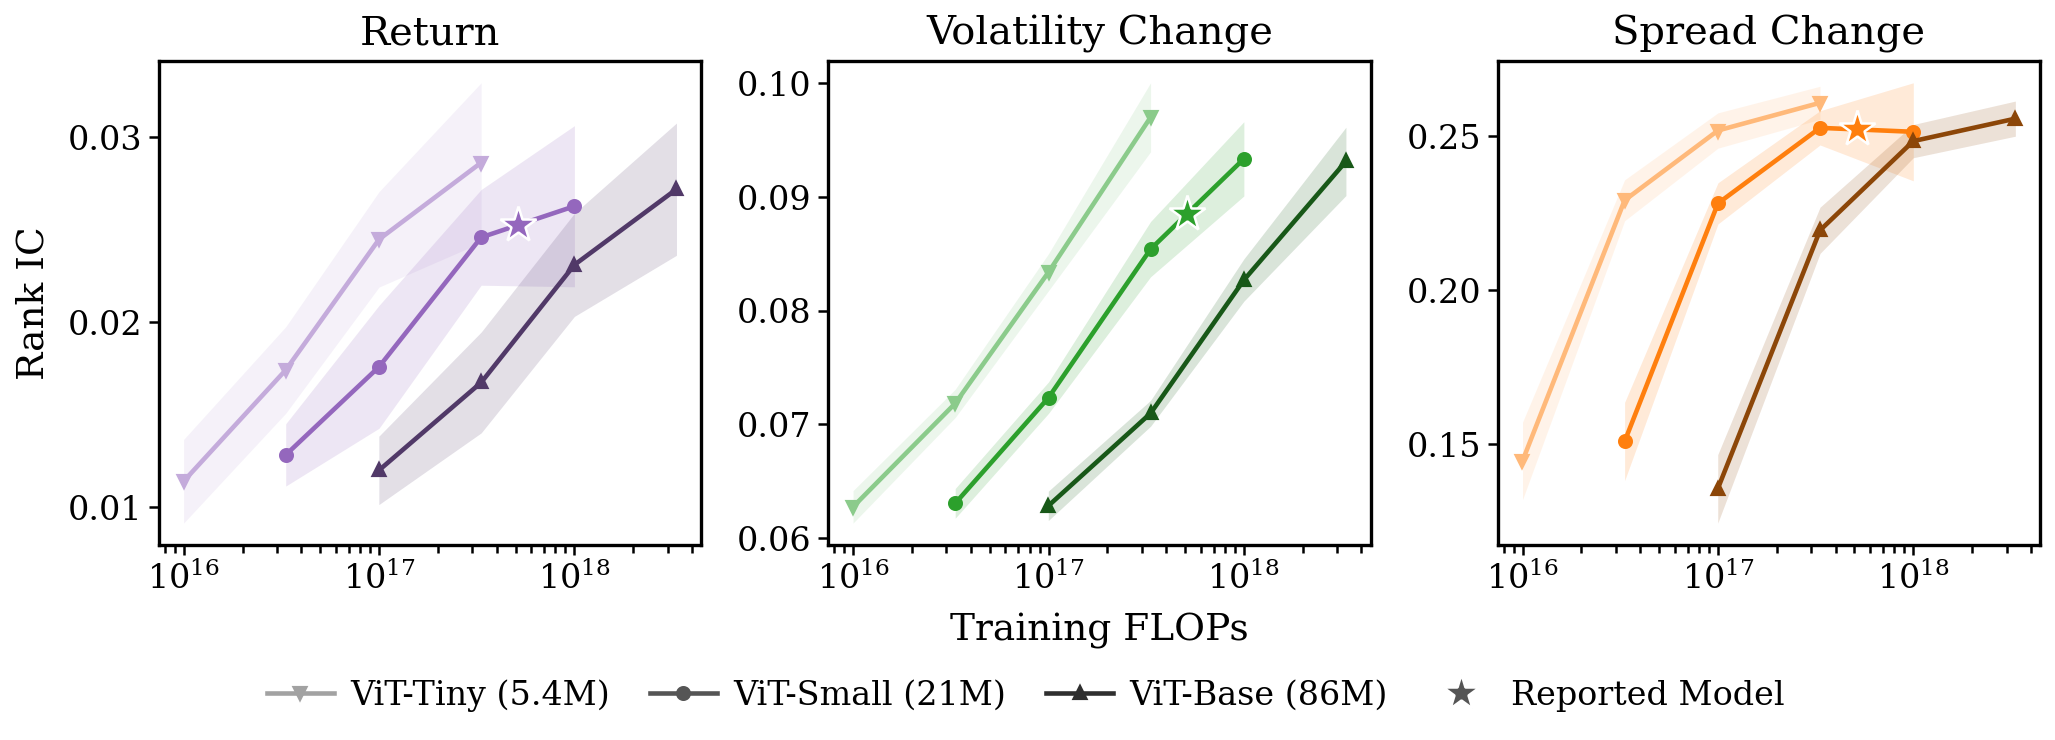

Source code (Python):
"""Rank IC against training compute, one curve per ViT scale.

THE FIGURE: three panels, one per target, x = training FLOPs (log), y = rank
IC on the held-out month averaged over the 31 reported months, one curve per
rung of VIT_SCALES (tiny / small / base). It is the supervised specialist's
scaling curve and nothing else is on it.

WHAT A POINT IS. Every checkpoint of a run is a point, and every point is an
ANNEALED model: the run holds a stable rate and at each FLOPs target leaves
it for a cooldown, saves, and returns (checkpoint.anneal_steps, set by
scripts/sweeps/supervised_scaling.sh from half-decade FLOPs targets). A
target costs the same FLOPs in every month of a scale -- same batch, same
view length, same architecture -- so the solid curve is the mean over months
at each target EVERY month reached, with the s.e. across months as the
band. The older ladder (raw stable-phase rungs, root annealed at each
month's own length) is still drawn if the metrics carry it: its root goes
hollow at the mean of the per-month (x, y), joined by a dotted stub.

THE SHADE IS THE SCALE, THE COLOR IS THE TARGET. The target owns its color
everywhere in the paper (SERIES_STYLES); within a panel the three scales are
three lightnesses of it, tiny lightest, and carry their own marker so they
survive greyscale. The shared legend therefore keys on shade and marker in
neutral grey, and the panel supplies the hue.

THE STAR IS THE REPORTED MODEL. The paper's supervised specialist is this
same ViT-Small trained the recipe's way -- twelve passes over the trailing
six months -- which is not a FLOPs target but a per-month amount of compute,
measured by scripts/eval/default_model_flops.py and averaged in log. The star
sits ON the Small curve at that compute: it marks WHERE THE REPORTED MODEL
SPENDS, not what it scored, so the reader can see how much of the curve the
paper is standing on and how much is headroom.

THE READOUT IS THE HEAD: the model's own forecast, scored in-job on the eval
month's panel (user, 2026-09-19; the sweeps run POST_TRAIN_PROBE=0, so no
probe is scored at all). ``--readout probe`` still draws the ridge readout
for a tree that happens to carry it, to supervised_scaling_probe.png.

    uv run scripts/eval/collect_supervised_scaling.py
    uv run plots/scaling/supervised_scaling.py
"""
from __future__ import annotations

import argparse
import json
import sys
from pathlib import Path

import matplotlib
matplotlib.use("Agg")
import matplotlib.colors as mcolors  # noqa: E402
import matplotlib.pyplot as plt  # noqa: E402
import numpy as np  # noqa: E402
from matplotlib.lines import Line2D  # noqa: E402

_PLOTS = Path(__file__).resolve().parents[1]
sys.path.insert(0, str(_PLOTS))
from style import (  # noqa: E402
    COMPACT_RC_PARAMS, SERIES_STYLES, WIDTH_FULL, add_bottom_legend,
    apply_style, save_figure, set_two_decimal_yticks)

METRICS_JSON = _PLOTS / "metrics/supervised_scaling.json"
DEFAULT_MODEL_JSON = _PLOTS / "metrics/supervised_default_model.json"

PANELS = (
    ("return_900", "Return", "supervised_return"),
    ("volatility_change_900", "Volatility Change", "supervised_vol"),
    ("spread_change_900", "Spread Change", "supervised_spread"),
)
# Drawn in this order, so the reported model's curve sits on top of tiny's.
SCALES = (
    # key,    label,        marker, lightness shift (+ toward white, - toward black)
    ("tiny",  "ViT-Tiny",   "v",    +0.45),
    ("small", "ViT-Small",  "o",     0.0),
    ("base",  "ViT-Base",   "^",    -0.45),
)
LEGEND_GREY = "#555555"


def floor_by_month(alpha: float = 10.0) -> dict:
    """``{(task, eval_month): Random ViT IC}`` -- Table 1's floor row.

    The three random-init seeds' full-pool probe, averaged, read through
    plots/core/probe_fit_table.py's own loader so the two cannot disagree.
    Used ONLY for the band (--floor-se): the curve stays raw IC.
    """
    sys.path.insert(0, str(Path(__file__).resolve().parents[1] / "core"))
    import probe_fit_table as pft  # noqa: E402
    ics, *_ = pft.load_results(alpha)
    acc: dict[tuple, list] = {}
    for seed in ("randinit_s42", "randinit_s43", "randinit_s44"):
        for task, by_month in ics.get(seed, {}).items():
            for ym, v in by_month.items():
                acc.setdefault((task, ym), []).append(v)
    return {k: float(np.mean(v)) for k, v in acc.items()}


def band_se(ys, months, task, floor) -> float:
    """s.e. across months of ``ys``, or of ``ys`` minus each month's floor.

    WHY THE FLOOR-ADJUSTED BAND. Most of the spread across months is the
    month being easy or hard for ANY encoder -- the Random ViT tracks the
    trained model's month means at r = +0.92 to +0.97 (variance_decomp) --
    and that shared difficulty is not uncertainty about the curve. The curve
    is still the raw mean IC; only its band is taken on the paired
    differences, which removes the month-difficulty term and leaves the
    variation in what the model adds.
    """
    ys = np.asarray(ys, dtype=float)
    if len(ys) < 2:
        return 0.0
    if floor is not None:
        missing = [m for m in months if (task, m) not in floor]
        if missing:
            raise SystemExit(f"no Random ViT for {task} {missing}")
        ys = ys - np.array([floor[(task, m)] for m in months])
    return float(ys.std(ddof=1) / np.sqrt(len(ys)))


def shade(color: str, shift: float) -> tuple:
    """``color`` moved toward white (shift > 0) or black (shift < 0)."""
    r, g, b = mcolors.to_rgb(color)
    if shift >= 0:
        return tuple(c + (1.0 - c) * shift for c in (r, g, b))
    return tuple(c * (1.0 + shift) for c in (r, g, b))


def default_model(path: Path) -> dict | None:
    """The reported model's compute, or None if it has not been measured."""
    if not path.exists():
        return None
    d = json.loads(path.read_text())
    return d if d.get("flops") else None


def on_curve(xs, mu, x: float) -> float | None:
    """The curve's height at ``x``, interpolated in log compute.

    None when ``x`` is off the ends of the curve: the star says where the
    reported model spends, and a star hanging past the last rung would say
    something the sweep has not measured yet.
    """
    if len(xs) < 2 or not (xs[0] <= x <= xs[-1]):
        return None
    return float(np.interp(np.log(x), np.log(xs), mu))


def load(path: Path) -> list[dict]:
    rows = json.loads(path.read_text())
    if not rows:
        raise SystemExit(f"{path} is empty")
    return rows


def series(rows: list[dict], task: str, scale: str, readout: str,
           min_step: int = 0, floor: dict | None = None):
    """(xs, mean, se, months, endpoint) for one curve, or None.

    ``xs`` are the FLOPs of the ladder rungs EVERY month of this arm reached
    (a rung is a step, and a step is one x for the whole scale); ``endpoint``
    is the mean (x, y) of the annealed run roots, one per month.
    """
    key = f"ic_{readout}"
    pts = [r for r in rows if r["task"] == task and r["scale"] == scale
           and r.get(key) is not None]
    if not pts:
        return None
    months = sorted({r["eval_month"] for r in pts})
    by_step: dict[int, dict[str, tuple[float, float]]] = {}
    ends: dict[str, tuple[float, float]] = {}
    for r in pts:
        if r.get("endpoint", r["annealed"]):
            ends[r["eval_month"]] = (float(r["flops"]), float(r[key]))
        elif int(r["step"]) >= min_step:
            by_step.setdefault(int(r["step"]), {})[r["eval_month"]] = (
                float(r["flops"]), float(r[key]))
    steps = sorted(s for s, d in by_step.items() if len(d) == len(months))
    xs, mu, se = [], [], []
    for s in steps:
        fl = np.array([by_step[s][m][0] for m in months])
        # One x per rung: the same step is the same compute in every month.
        # A spread here means two months trained different batches or view
        # lengths under one project name, which is a different sweep.
        assert np.allclose(fl, fl[0], rtol=1e-6), (task, scale, s, fl)
        ys = np.array([by_step[s][m][1] for m in months])
        xs.append(float(fl[0]))
        mu.append(float(ys.mean()))
        se.append(band_se(ys, months, task, floor))
    endpoint = None
    if ends and len(ends) == len(months):
        endpoint = (float(np.mean([v[0] for v in ends.values()])),
                    float(np.mean([v[1] for v in ends.values()])))
    if not xs and endpoint is None:
        return None
    return np.array(xs), np.array(mu), np.array(se), months, endpoint


def params_label(rows: list[dict], scale: str) -> str:
    p = {r["params_backbone"] for r in rows if r["scale"] == scale}
    if not p:
        return ""
    n = max(p) / 1e6
    return f" ({n:.0f}M)" if n >= 10 else f" ({n:.1f}M)"


def draw(rows: list[dict], readout: str, out: Path, min_step: int = 0,
         min_months: int = 1, default: dict | None = None,
         floor: dict | None = None, n_se: float = 1.0) -> bool:
    apply_style(extra=COMPACT_RC_PARAMS)
    fig, axes = plt.subplots(1, 3, figsize=(WIDTH_FULL, WIDTH_FULL * 0.36))
    drew: set[str] = set()
    drew_end = drew_star = False
    coverage: dict[tuple, int] = {}
    for ax, (task, title, style_key) in zip(axes, PANELS):
        color = SERIES_STYLES[style_key]["color"]
        for key, label, marker, shift in SCALES:
            got = series(rows, task, key, readout, min_step, floor)
            if got is None:
                continue
            xs, mu, se, months, end = got
            coverage[(task, key)] = len(months)
            if len(months) < min_months:
                continue
            c = shade(color, shift)
            drew.add(key)
            if len(xs):
                ax.plot(xs, mu, marker=marker, ls="-", color=c, ms=2.6, lw=1.1,
                        zorder=3, label=label)
                ax.fill_between(xs, mu - n_se * se, mu + n_se * se, color=c,
                                alpha=0.16, lw=0)
            if (default is not None and default["scale"] == key and len(xs)):
                y = on_curve(xs, mu, float(default["flops"]))
                if y is not None:
                    drew_star = True
                    ax.plot([default["flops"]], [y], marker="*", ms=9,
                            color=c, mec="white", mew=0.6, ls="none", zorder=5)
            if end is not None:
                drew_end = True
                if len(xs):
                    ax.plot([xs[-1], end[0]], [mu[-1], end[1]], ":", color=c,
                            lw=0.9, alpha=0.7, zorder=3)
                ax.plot([end[0]], [end[1]], marker=marker, ms=5, mfc="none",
                        mec=c, mew=1.1, ls="none", zorder=4)
        ax.set_title(title, pad=4)
        ax.set_xscale("log")
        ax.grid(False)
        ax.tick_params(axis="both", length=2.5, width=0.6, pad=1.5)
        set_two_decimal_yticks(ax, nbins=5)
    if not drew:
        plt.close(fig)
        return False
    axes[0].set_ylabel("Rank IC")
    axes[1].set_xlabel("Training FLOPs")

    handles, labels = [], []
    for key, label, marker, shift in SCALES:
        if key not in drew:
            continue
        handles.append(Line2D([], [], ls="-", lw=1.1, marker=marker, ms=2.6,
                              color=shade(LEGEND_GREY, shift)))
        labels.append(label + params_label(rows, key))
    if drew_star:
        handles.append(Line2D([], [], marker="*", ms=9, ls="none",
                              color=LEGEND_GREY, mec="white", mew=0.6))
        labels.append(default.get("label", "Reported Model"))
    if drew_end:
        handles.append(Line2D([], [], marker="o", ms=5, mfc="none",
                              mec=LEGEND_GREY, mew=1.1, ls="none"))
        labels.append("Annealed Endpoint")
    fig.tight_layout()
    add_bottom_legend(fig, handles, labels, ncol=len(labels),
                      columnspacing=1.2, handletextpad=0.5)
    save_figure(fig, out)
    plt.close(fig)
    for (task, key), n in sorted(coverage.items()):
        print(f"  {readout:5s} {key:6s} {task:24s} {n:2d} month(s)")
    return True


def main() -> int:
    p = argparse.ArgumentParser(description=__doc__,
                                formatter_class=argparse.RawDescriptionHelpFormatter)
    p.add_argument("--metrics", type=Path, default=METRICS_JSON)
    p.add_argument("--readout", choices=("head", "probe"), default="head")
    p.add_argument("--min-step", type=int, default=0,
                   help="drop ladder rungs below this step (e.g. the warmup)")
    p.add_argument("--min-months", type=int, default=1,
                   help="draw a scale only once this many months have landed")
    p.add_argument("--default-model", type=Path, default=DEFAULT_MODEL_JSON,
                   help="the reported model's measured compute; the star")
    p.add_argument("--no-default-model", action="store_true",
                   help="leave the star off")
    p.add_argument("--out", type=Path, default=None,
                   help="output stem; the probe readout gets a _probe suffix")
    a = p.parse_args()
    rows = load(a.metrics)
    out = a.out or Path(__file__).with_suffix(".png")
    if a.readout == "probe" and a.out is None:
        out = out.with_name(out.stem + "_probe" + out.suffix)
    star = None if a.no_default_model else default_model(a.default_model)
    if star is not None:
        print(f"  reported model at {star['flops']:.3e} FLOPs "
              f"({star['n_months']} month(s))")
    if not draw(rows, a.readout, out, a.min_step, a.min_months, star,
                # Band = 2 s.e. of each month's IC minus its Random ViT;
                # the curve stays raw IC (see band_se).
                floor=floor_by_month(), n_se=2.0):
        raise SystemExit(f"no {a.readout} readout to draw in {a.metrics}")
    print(f"wrote {out}")
    return 0


if __name__ == "__main__":
    raise SystemExit(main())
